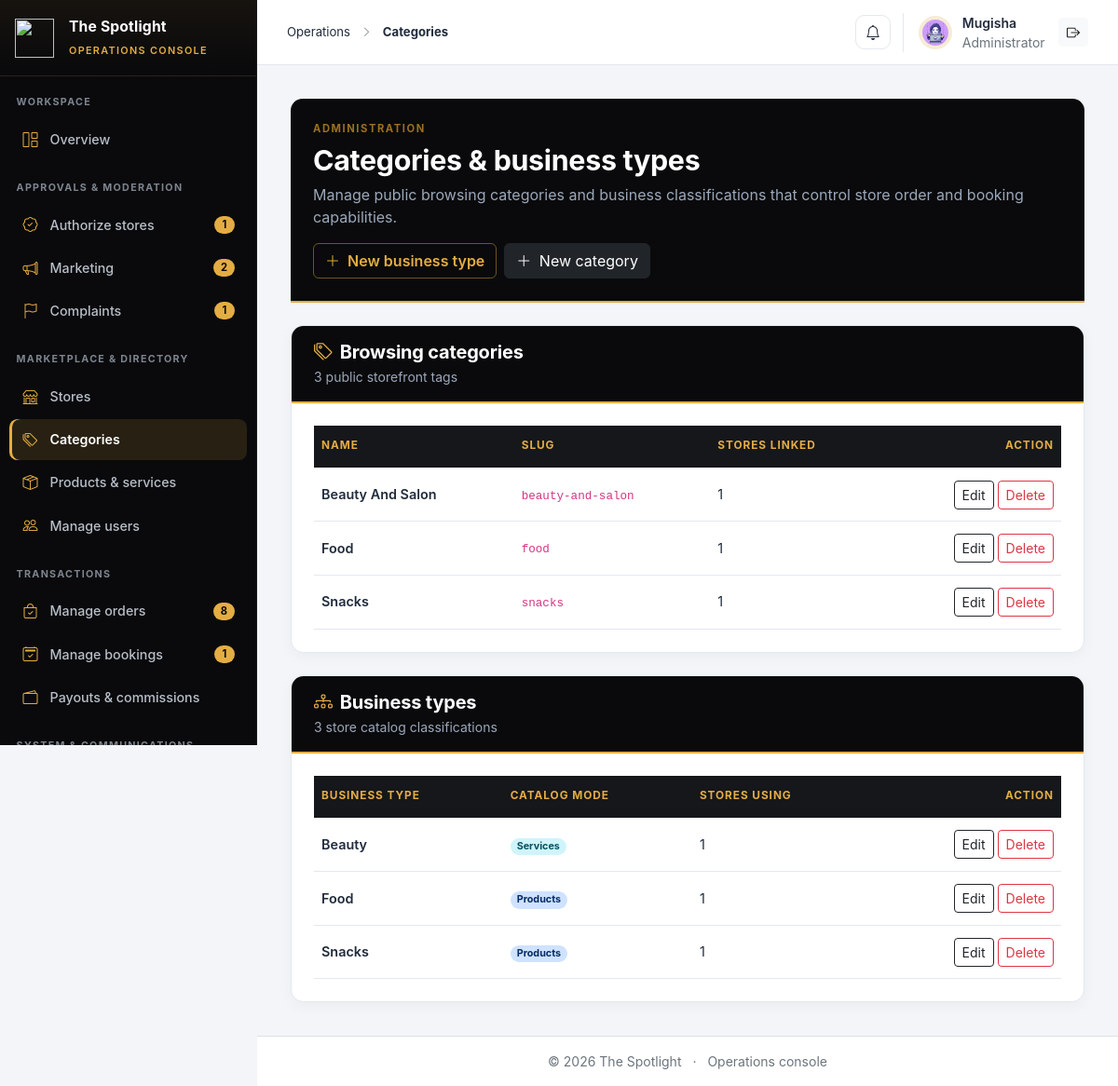
/portal/categories/ (signed in), run on an earlier commit of the app's database.
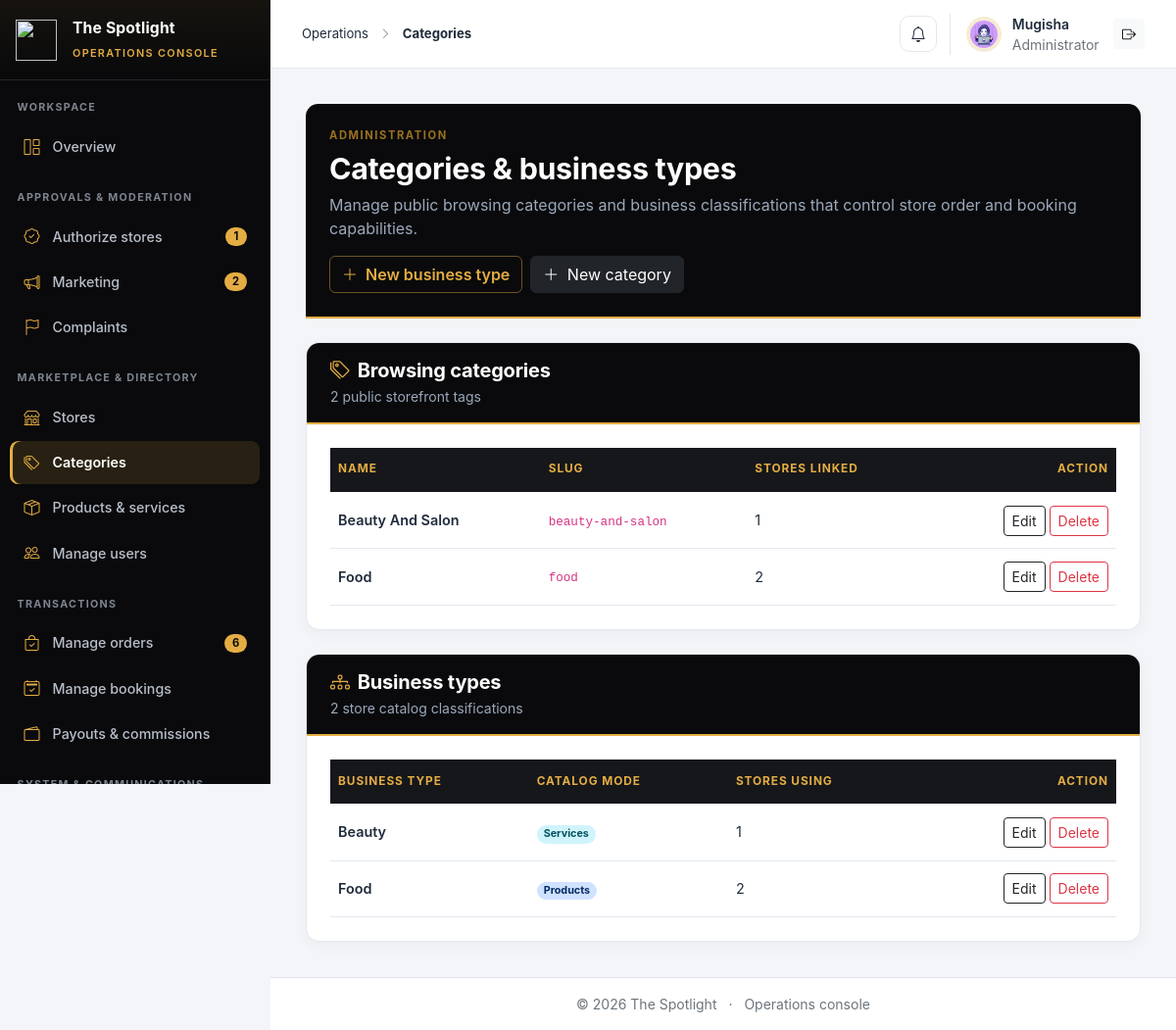
And on a later commit of the database.
### stores/models.py (models this page shows, shortened)
class Category(models.Model):
    name = models.CharField(max_length=100, unique=True)
    slug = models.SlugField(max_length=110, unique=True, blank=True)
    class Meta:
        verbose_name_plural = "Categories"

class BusinessType(models.Model):
    class StoreType(models.TextChoices):
        PRODUCTS = "products", "Products"
        SERVICES = "services", "Services"
        BOTH = "both", "Products & services"
    name = models.CharField(max_length=100, unique=True)
    store_type = models.CharField(
        max_length=10,
        choices=StoreType.choices,
        default=StoreType.PRODUCTS,
        help_text="Determines if stores under this type handle products, services, or both.",
    )

### operations/views.py (the view, shortened to what this page needs)
# urls.py: path("categories/", categories_management, name="categories"),
@staff_member_required
def categories_management(request):
    categories = Category.objects.annotate(store_count=Count("stores")).order_by("name")
    business_types = BusinessType.objects.annotate(store_count=Count("stores")).order_by("name")
    return render(
        request,
        "operations/categories.html",
        {
            "categories": categories,
            "business_types": business_types,
            "category_count": categories.count(),
            "business_type_count": business_types.count(),
        },
    )

### accounts/models.py (called while the page is built)
    def get_short_name(self):
        return self.full_name.split(" ")[0] if self.full_name else self.email

### shopkeeper/context_processors.py (called while the page is built, shortened)
def _resolve_business_mode(store):
    if not store:
        return "product"
    bt = getattr(store, "business_type", None)
    if bt is None:
        return "product"
    st = bt.get("store_type") if isinstance(bt, dict) else getattr(bt, "store_type", None)
    if st is None:
        return "product"
    raw_value = ""
    if isinstance(st, str):
        raw_value = st.lower()
    if any(k in raw_value for k in ("service", "booking", "salon", "barber", "appointment", "tutor", "consult")):
        return "service"
    if any(k in raw_value for k in ("both", "hybrid")):
        return "both"
    return "product"

### transactions/context_processors.py (called while the page is built)
def cart_count(request):
    if request.user.is_authenticated:
        total = (
            CartItem.objects.filter(cart__customer=request.user)
            .aggregate(total=Sum("quantity"))
            .get("total")
            or 0
        )
        return {"cart_item_count": total}
    return {"cart_item_count": 0}

### templates/operations/categories.html (shortened to what the changed rows need)
{% extends "operations/base.html" %}
{% block page_heading %}Categories &amp; business types{% endblock %}
{% block extra_css %}
    <link rel="stylesheet" href="https://cdn.datatables.net/2.1.8/css/dataTables.bootstrap5.min.css">
{% endblock %}
{% block content %}
    <section class="ops-card mb-4" aria-labelledby="categories-heading">
        <div class="ops-card-header d-flex flex-wrap align-items-center justify-content-between gap-2 px-3 px-lg-4 py-3">
            <div>
                <h2 class="h5 ops-card-title mb-1" id="categories-heading">
                    <i class="bi bi-tags me-2" aria-hidden="true"></i>Browsing categories
                </h2>
                <p class="small ops-card-subtitle mb-0">{{ category_count }} public storefront tags</p>
            </div>
        </div>
        <div class="p-3 p-lg-4">
            <div class="table-responsive">
                <table id="categories-table" class="table ops-table align-middle w-100 mb-0">
                    <thead>
                        <tr>
                            <th scope="col">Name</th>
                            <th scope="col">Slug</th>
                            <th scope="col">Stores Linked</th>
                            <th class="text-end" scope="col" data-orderable="false">Action</th>
                        </tr>
                    </thead>
                    <tbody>
                        {% for cat in categories %}
                            <tr>
                                <td class="fw-semibold">{{ cat.name }}</td>
                                <td class="text-secondary small"><code>{{ cat.slug }}</code></td>
                                <td>{{ cat.store_count }}</td>
                                <td class="text-end text-nowrap">
                                    <div class="d-inline-flex gap-1">
                                        <a href="{% url 'operations:category-edit' cat.pk %}" class="btn btn-sm btn-outline-dark">Edit</a>
                                        <form method="post" class="d-inline">
                                            <button type="submit" name="action" value="delete" class="btn btn-sm btn-outline-danger" onclick="return confirm('Delete category {{ cat.name }}?');">
                                                Delete
                                            </button>
                                        </form>
                                    </div>
                                </td>
                            </tr>
                        {% endfor %}
                    </tbody>
                </table>
            </div>
        </div>
    </section>
    <section class="ops-card" aria-labelledby="business-types-heading">
        <div class="ops-card-header d-flex flex-wrap align-items-center justify-content-between gap-2 px-3 px-lg-4 py-3">
            <div>
                <h2 class="h5 ops-card-title mb-1" id="business-types-heading">
                    <i class="bi bi-diagram-3 me-2" aria-hidden="true"></i>Business types
                </h2>
                <p class="small ops-card-subtitle mb-0">{{ business_type_count }} store catalog classifications</p>
            </div>
        </div>
        <div class="p-3 p-lg-4">
            <div class="table-responsive">
                <table id="business-types-table" class="table ops-table align-middle w-100 mb-0">
                    <thead>
                        <tr>
                            <th scope="col">Business Type</th>
                            <th scope="col">Catalog Mode</th>
                            <th scope="col">Stores Using</th>
                            <th class="text-end" scope="col" data-orderable="false">Action</th>
                        </tr>
                    </thead>
                    <tbody>
                        {% for bt in business_types %}
                            <tr>
                                <td class="fw-semibold">{{ bt.name }}</td>
                                <td>
                                    {% if bt.store_type == "products" %}
                                        <span class="badge rounded-pill bg-primary-subtle text-primary-emphasis">{{ bt.get_store_type_display }}</span>
                                    {% elif bt.store_type == "services" %}
                                        <span class="badge rounded-pill bg-info-subtle text-info-emphasis">{{ bt.get_store_type_display }}</span>
                                    {% else %}
                                        <span class="badge rounded-pill bg-success-subtle text-success-emphasis">{{ bt.get_store_type_display }}</span>
                                    {% endif %}
                                </td>
                                <td>{{ bt.store_count }}</td>
                                <td class="text-end text-nowrap">
                                    <div class="d-inline-flex gap-1">
                                        <a href="{% url 'operations:business-type-edit' bt.pk %}" class="btn btn-sm btn-outline-dark">Edit</a>
                                        <form method="post" class="d-inline">
                                            <button type="submit" name="action" value="delete" class="btn btn-sm btn-outline-danger" onclick="return confirm('Delete business type {{ bt.name }}?');">
                                                Delete
                                            </button>
                                        </form>
                                    </div>
                                </td>
                            </tr>
                        {% endfor %}
                    </tbody>
                </table>
            </div>
        </div>
    </section>
{% endblock %}

### templates/operations/base.html (shortened to what the changed rows need)
{% load static %}
<!doctype html>
<html lang="en">
<head>
    <link href="https://cdn.jsdelivr.net/npm/bootstrap@5.3.3/dist/css/bootstrap.min.css" rel="stylesheet">
    <link href="https://cdn.jsdelivr.net/npm/bootstrap-icons@1.11.3/font/bootstrap-icons.min.css" rel="stylesheet">
    <link rel="stylesheet" href="{% static 'css/portal.css' %}">
    {% block extra_css %}{% endblock %}
</head>
<body>
    <div class="ops-shell d-lg-flex">
        <aside class="offcanvas-lg offcanvas-start ops-sidebar"
               tabindex="-1"
               id="operationsSidebar"
               aria-labelledby="operationsSidebarLabel">
            <div class="offcanvas-body d-flex flex-column p-0">
                <nav aria-label="Operations navigation" class="pb-3">
                    <a class="ops-nav-link {% block complaints_nav_class %}{% if request.resolver_match.url_name == 'complaints' %}active{% endif %}{% endblock %}"
                       href="{% url 'operations:complaints' %}">
                        <i class="bi bi-flag" aria-hidden="true"></i>
                        <span>Complaints</span>
                        {% if open_complaints_count %}
                            <span class="ops-nav-badge" aria-label="{{ open_complaints_count }} open complaints">
                                {{ open_complaints_count }}
                            </span>
                        {% endif %}
                    </a>
                    <a class="ops-nav-link {% block orders_nav_class %}{% if request.resolver_match.url_name == 'orders' %}active{% endif %}{% endblock %}"
                       href="{% url 'operations:orders' %}">
                        <i class="bi bi-bag-check" aria-hidden="true"></i>
                        <span>Manage orders</span>
                        {% if pending_order_count %}
                            <span class="ops-nav-badge" aria-label="{{ pending_order_count }} pending orders">
                                {{ pending_order_count }}
                            </span>
                        {% endif %}
                    </a>
                    <a class="ops-nav-link {% block bookings_nav_class %}{% if request.resolver_match.url_name == 'bookings' %}active{% endif %}{% endblock %}"
                       href="{% url 'operations:bookings' %}">
                        <i class="bi bi-calendar2-check" aria-hidden="true"></i>
                        <span>Manage bookings</span>
                        {% if pending_booking_count %}
                            <span class="ops-nav-badge" aria-label="{{ pending_booking_count }} pending bookings">
                                {{ pending_booking_count }}
                            </span>
                        {% endif %}
                    </a>
                </nav>
            </div>
        </aside>
        <div class="ops-main flex-grow-1">
            <main class="ops-content">
                <section class="ops-page-heading ops-card-header p-3 p-lg-4 mb-4">
                    <div>
                        <h1 class="ops-card-title">{% block page_heading %}Operations dashboard{% endblock %}</h1>
                    </div>
                </section>
                {% block content %}{% endblock %}
            </main>
        </div>
    </div>
</body>
</html>

What changed in the data, as far as the page shows it:
removed Category: name "Snacks", slug "snacks", store_count "1"
removed BusinessType: name "Snacks", store_type "Products", store_count "1"
computed for Category "Food": store_count "1" → "2"
computed for BusinessType "Food": store_count "1" → "2"
Also different on the page:
{{ pending_order_count }}: "8" → "6"
{{ category_count }}: "3" → "2"
{{ business_type_count }}: "3" → "2"
{{ open_complaints_count }}: "1" → (not shown)
{{ pending_booking_count }}: "1" → (not shown)
